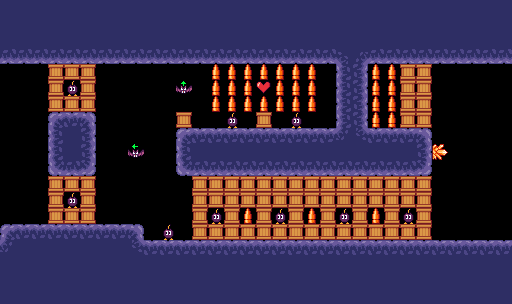

Below is a game level as drawn by its tile map, then a one-line description and the .tmx file that defines it, in full:
An orthogonal 32x19 tile map with 16x16 px tiles, 1 tile layer (Tilelaag 1).

<map version="1.5" tiledversion="1.7.2" orientation="orthogonal" renderorder="right-down" width="32" height="19" tilewidth="16" tileheight="16" infinite="0" nextlayerid="2" nextobjectid="1">
 <tileset firstgid="1" source="tilemap.tsx" />
 <layer id="1" name="Tilelaag 1" width="32" height="19">
  <data encoding="csv">
18,18,18,18,18,18,18,18,18,18,18,18,18,18,18,18,18,18,18,18,18,18,18,18,18,18,18,18,18,18,18,18,
18,18,18,18,18,18,18,18,18,18,18,18,18,18,18,18,18,18,18,18,18,18,18,18,18,18,18,18,18,18,18,18,
18,18,18,18,18,18,18,18,18,18,18,18,18,18,18,18,18,18,18,18,18,18,18,18,18,18,18,18,18,18,18,18,
34,34,34,34,34,34,34,34,34,34,34,34,34,34,34,34,34,34,34,34,34,5,4,34,34,34,34,34,34,34,34,34,
0,0,0,7,7,7,0,0,0,0,0,0,0,37,37,37,37,37,37,37,0,17,19,37,37,7,7,0,0,0,0,0,
0,0,0,7,6,7,0,0,0,0,0,22,0,37,37,37,41,37,37,37,0,17,19,37,37,7,7,0,0,0,0,0,
0,0,0,7,7,7,0,0,0,0,0,0,0,37,37,37,37,37,37,37,0,17,19,37,37,7,7,0,0,0,0,0,
0,0,0,1,2,3,0,0,0,0,0,7,0,0,6,0,7,0,6,0,0,17,19,37,37,7,7,0,0,0,0,0,
0,0,0,17,18,19,0,0,0,0,0,1,2,2,2,2,2,2,2,2,2,21,20,2,2,2,3,0,0,0,0,0,
0,0,0,17,18,19,0,0,23,0,0,17,18,18,18,18,18,18,18,18,18,18,18,18,18,18,19,2684354596,0,0,0,0,
0,0,0,33,34,35,0,0,0,0,0,33,34,34,34,34,34,34,34,34,34,34,34,34,34,34,35,0,0,0,0,0,
0,0,0,7,7,7,0,0,0,0,0,0,7,7,7,7,7,7,7,7,7,7,7,7,7,7,7,0,0,0,0,0,
0,0,0,7,6,7,0,0,0,0,0,0,7,7,7,7,7,7,7,7,7,7,7,7,7,7,7,0,0,0,0,0,
0,0,0,7,7,7,0,0,0,0,0,0,7,6,7,37,7,6,7,37,7,6,7,37,7,6,7,0,0,0,0,0,
1,2,2,2,2,2,2,2,3,0,6,0,7,7,7,7,7,7,7,7,7,7,7,7,7,7,7,0,0,0,0,0,
21,18,18,18,18,18,18,18,20,2,2,2,2,2,2,2,2,2,2,2,2,2,2,2,2,2,2,2,2,2,2,2,
18,18,18,18,18,18,18,18,18,18,18,18,18,18,18,18,18,18,18,18,18,18,18,18,18,18,18,18,18,18,18,18,
18,18,18,18,18,18,18,18,18,18,18,18,18,18,18,18,18,18,18,18,18,18,18,18,18,18,18,18,18,18,18,18,
18,18,18,18,18,18,18,18,18,18,18,18,18,18,18,18,18,18,18,18,18,18,18,18,18,18,18,18,18,18,18,18
</data>
 </layer>
</map>
